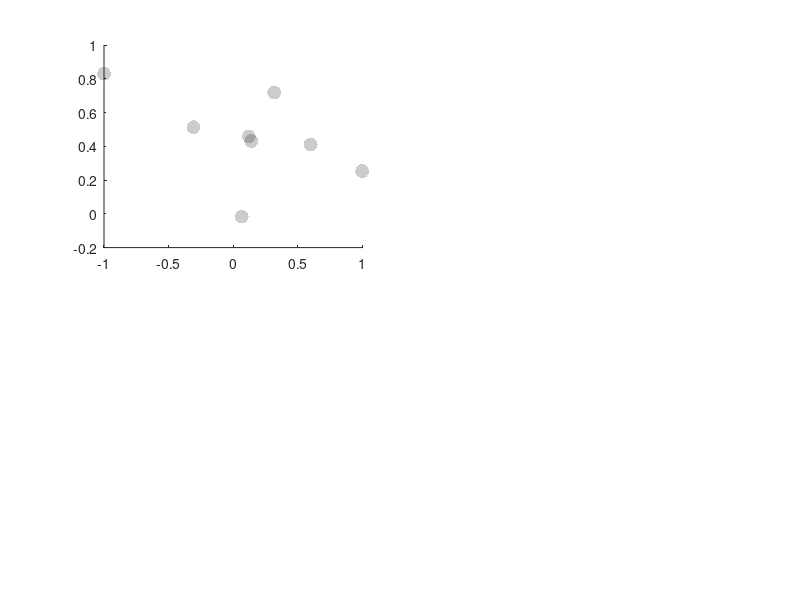

Write the MATLAB code that produced this figure. (Note: this script raises an error after producing the figure.)
clc
clear
close all

load distortion_observed.mat
load click_positions.mat

hBarLength_FG = abs(frontDotX_FG - backDotX_FG);
hBarLength_FE = abs(frontDotX_FE - backDotX_FE);

leftHand_FG = abs(centerDotX_FG - backDotX_FG);
leftHand_FE = abs(centerDotX_FE - backDotX_FE);

rightHand_FG = abs(frontDotX_FG - centerDotX_FG);
rightHand_FE = abs(frontDotX_FE - centerDotX_FE);

distortion_expected_FG = (leftHand_FG-rightHand_FG) ./ hBarLength_FG;
distortion_expected_FE = (leftHand_FE-rightHand_FE) ./ hBarLength_FE;

figure('units','inches','outerposition',[1 1 6.75 8])


%% plot difference (FG)
subplot(2,2,1)

szMarker = 100;
alphaMarker = .2;
c = 'k';
ticks = 0:.25:1;

hold on
scatter(distortion_expected_FG, distortion_observed_FG, ...
    szMarker, c, 'fill', ...
    'markerfacealpha',alphaMarker)

% axis([-.1 1 -.1 1])
addUnityLine

xticks(ticks)
xlabel 'Inferred distortion'
xline(0)

yticks(ticks)
ylabel 'Observed distortion'
yline(0)

text(.05, .9, ['N = ',num2str(numel(hBarLength_FG))])

title ''
legend off
cleanplot

fprintf([ ...
    '\n <FG distortion>' ...
    '\n median observed: %4.2f' ...
    '\n median inferred: %4.2f\n'], ...
    median(distortion_observed_FG), ...
    median(distortion_expected_FG))

% ------------------- plot difference
subplot(2,2,2)

% data_mat = hBarCenter_FE./hBarCenter_FG;
data_mat = (distortion_observed_FG-distortion_expected_FG)./distortion_expected_FG*100;

scatterbar_median(data_mat);
errorbar(1, median(data_mat), MAD(data_mat), ...
    'o','color','k','linewidth',2,'marker','none')

xticks(1)
set(gca,'xcolor','none')

ylabel({'Distortion difference (%)'; '(Observed vs. Inferred)'})
yticks(-200:50:200)
% ylim([-200 50])
yline(0,'-')

% add statistics
[delta, ~, p, W, z, r] = signrank_full(data_mat);
fprintf([ ...
    '\n <Distortion difference FG (Observed vs. Inferred>' ...
    '\n -----------------------' ...
    '\n median difference = %4.1f %%' ...
    '\n W = %5.2f' ...
    '\n z = %5.2f' ...
    '\n p = %5.3f' ...
    '\n r = %4.2f \n'], ...
delta,W,z,p,r)
statbar(1,1,-210,p)

pbaspect([1,3,1])
cleanplot

%% plot scatter (FE)
subplot(2,2,3)

hold on
scatter(distortion_expected_FE, distortion_observed_FE, ...
    szMarker, c, 'fill', ...
    'markerfacealpha',alphaMarker)

% axis([-.1 1 -.1 1])
addUnityLine

xticks(ticks)
xlabel 'Inferred distortion'
xline(0)

yticks(ticks)
ylabel 'Observed distortion'
yline(0)

text(.05, .9, ['N = ',num2str(numel(hBarLength_FG))])

title ''
legend off
cleanplot

fprintf([ ...
    '\n <FE distortion>' ...
    '\n median observed: %4.2f' ...
    '\n median inferred: %4.2f\n'], ...
    median(distortion_observed_FE), ...
    median(distortion_expected_FE))

% ------------------- plot difference
subplot(2,2,4)

data_mat = (distortion_observed_FE-distortion_expected_FE)./distortion_expected_FE*100;

scatterbar_median(data_mat);
errorbar(1, median(data_mat), MAD(data_mat), ...
    'o','color','k','linewidth',2,'marker','none')

xticks(1)
set(gca,'xcolor','none')

ylabel({'Distortion difference (%)'; '(Observed vs. Inferred)'})
yticks(-200:50:200)
% ylim([-200 50])
yline(0,'-')

% add statistics
[delta, ~, p, W, z, r] = signrank_full(data_mat);
fprintf([ ...
    '\n <Distortion difference FE (Observed vs. Inferred>' ...
    '\n -----------------------' ...
    '\n median difference = %4.1f %%' ...
    '\n W = %5.2f' ...
    '\n z = %5.2f' ...
    '\n p = %5.3f' ...
    '\n r = %4.2f \n'], ...
delta,W,z,p,r)
statbar(1,1,-210,p)

pbaspect([1,3,1])
cleanplot

%% Flash-Grab vs. Frame (difference comparison)
data_mat_FG = (distortion_observed_FG-distortion_expected_FG)./distortion_expected_FG*100;
data_mat_FE = (distortion_observed_FE-distortion_expected_FE)./distortion_expected_FE*100;
[delta, ~, p, W, z, r] = signrank_full(data_mat_FG, data_mat_FE);
fprintf([ ...
    '\n <Distortion difference comparison (FG vs. FE>' ...
    '\n -----------------------' ...
    '\n median difference = %4.1f %%' ...
    '\n W = %5.2f' ...
    '\n z = %5.2f' ...
    '\n p = %5.3f' ...
    '\n r = %4.2f \n'], ...
delta,W,z,p,r)

%% save figure
% set(gcf,'papersize',[8.3 11.7])
% saveas(gcf,'../results/fig05.pdf')
